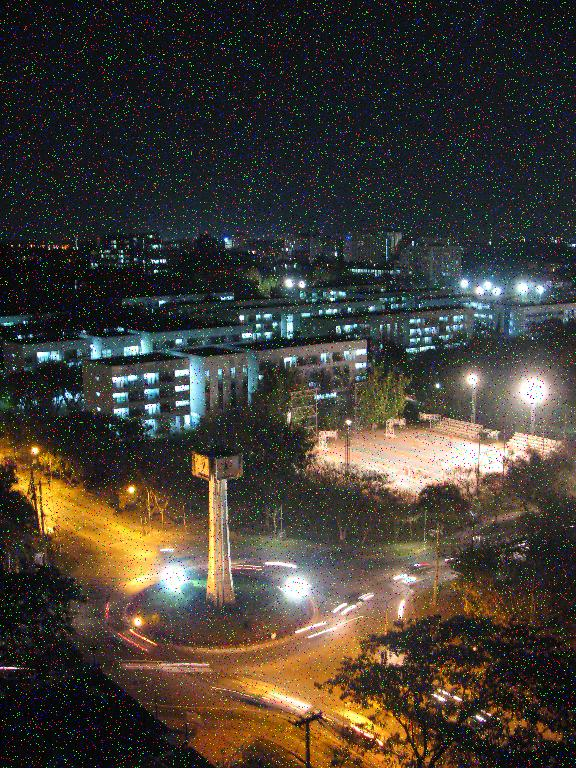
#> input picture a2_2019702002/input/q8/Degraded.jpg, 576 x 768 px, found by its file name
$ python degrade.py
#> lines starting #> are read from the running program, lines starting #| are printed output that depends on the picture
from sklearn.cluster import KMeans
from collections import Counter
import numpy as np
from matplotlib import pyplot as plt
import cv2
import math

def sliding_window(image,padded_image,window = 3):
	a = np.zeros(image.shape)
	for x in range(image.shape[0]):
		for y in range(image.shape[1]):
			win_im = padded_image[x:x+window, y:y+window]
			# print(image[x,y])

			a[x][y][0] = remove(win_im[:,:,0])
			a[x][y][1] = remove(win_im[:,:,1])
			a[x][y][2] = remove(win_im[:,:,2])
	print("median done")

	return a

def padding(im,kernel_row=3,kernel_col=3):
	image_row, image_col,ch = im.shape

	pad_height = int((kernel_row - 1) / 2)
	pad_width = int((kernel_col - 1) / 2)

	padded_image = np.zeros((image_row + (2 * pad_height), image_col + (2 * pad_width),ch))
	print(padded_image.shape)

	padded_image[pad_height:padded_image.shape[0] - pad_height, pad_width:padded_image.shape[1] - pad_width] = im
	return padded_image

def remove(win_im):
	x = np.sort(win_im.ravel())
	idx = x.shape[0]
	return x[int(idx/2)]

im = cv2.imread('Degraded.jpg')# path needs to be channged all input images are available in the input folder
#> im is the input picture: shape (768, 576, 3); mean B, G, R 53, 61, 66.9
padded_image = padding(im,3,3)
#| (770, 578, 3)
#> in padding, `padded_image[pad_height:padded_image.shape[0] - pad_height, pad_width:..`:
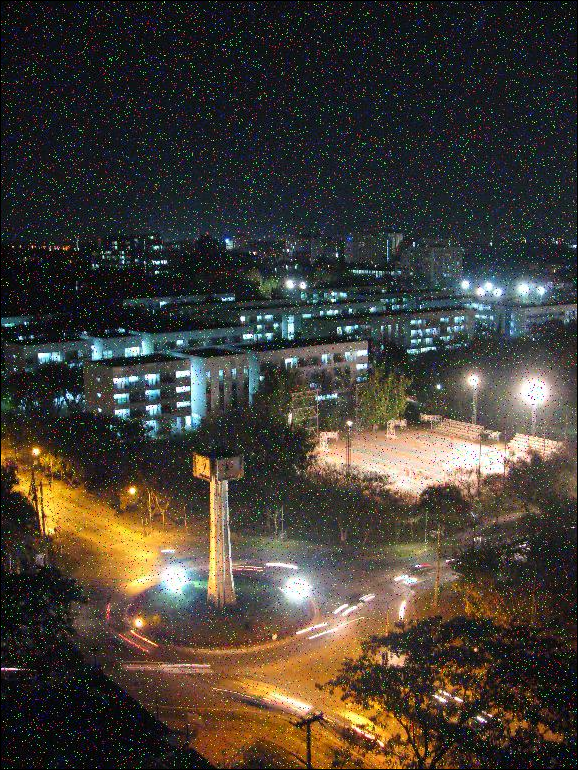
#> padded_image: shape (770, 578, 3) float64; mean B, G, R 52.7, 60.6, 66.5
output = sliding_window(im,padded_image,3)
#> after the loop in sliding_window, `for x in range(image.shape[0]):`:
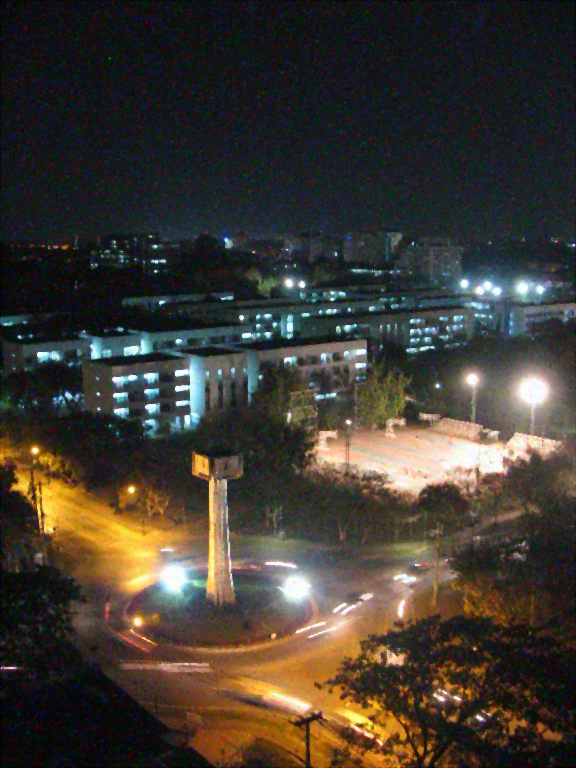
#> a: shape (768, 576, 3) float64; mean B, G, R 50.1, 58.2, 64.2
cv2.imwrite('clear.jpg',output)# output images in the output folder can be used for refrence
